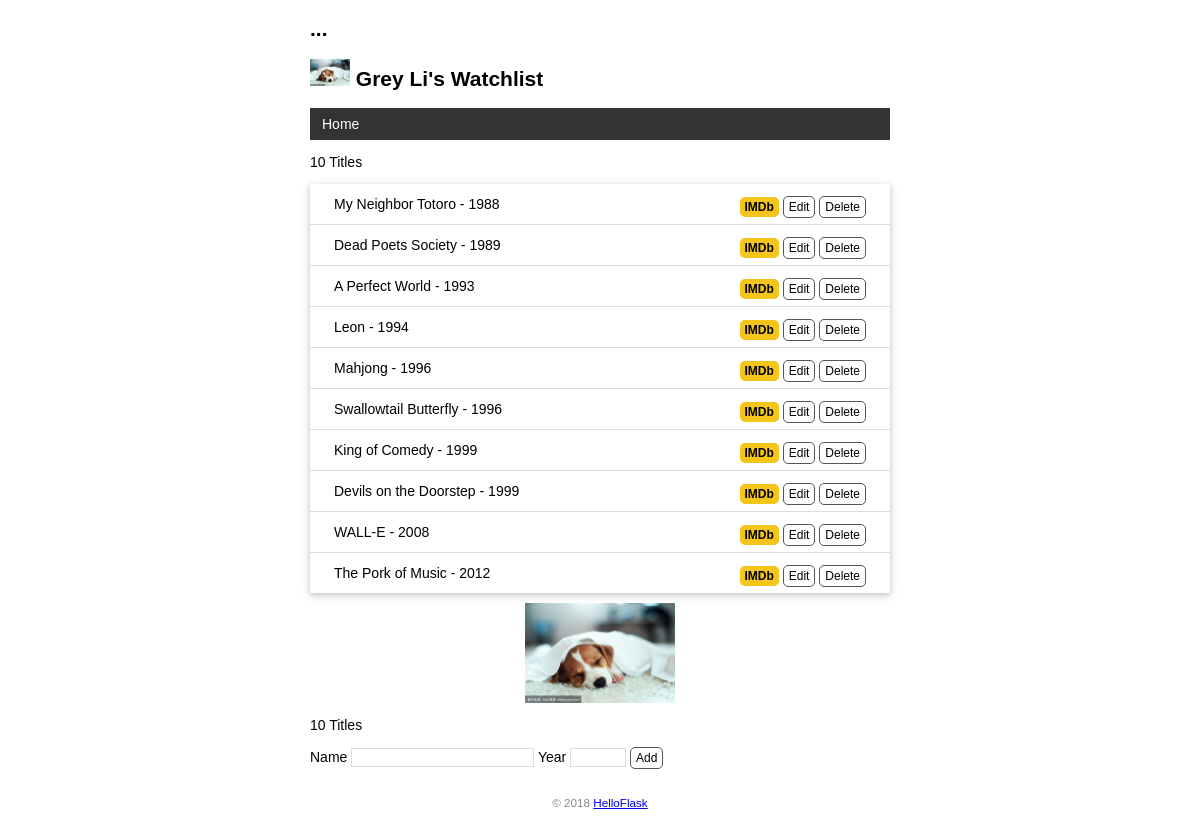
Before: / with the older database file.
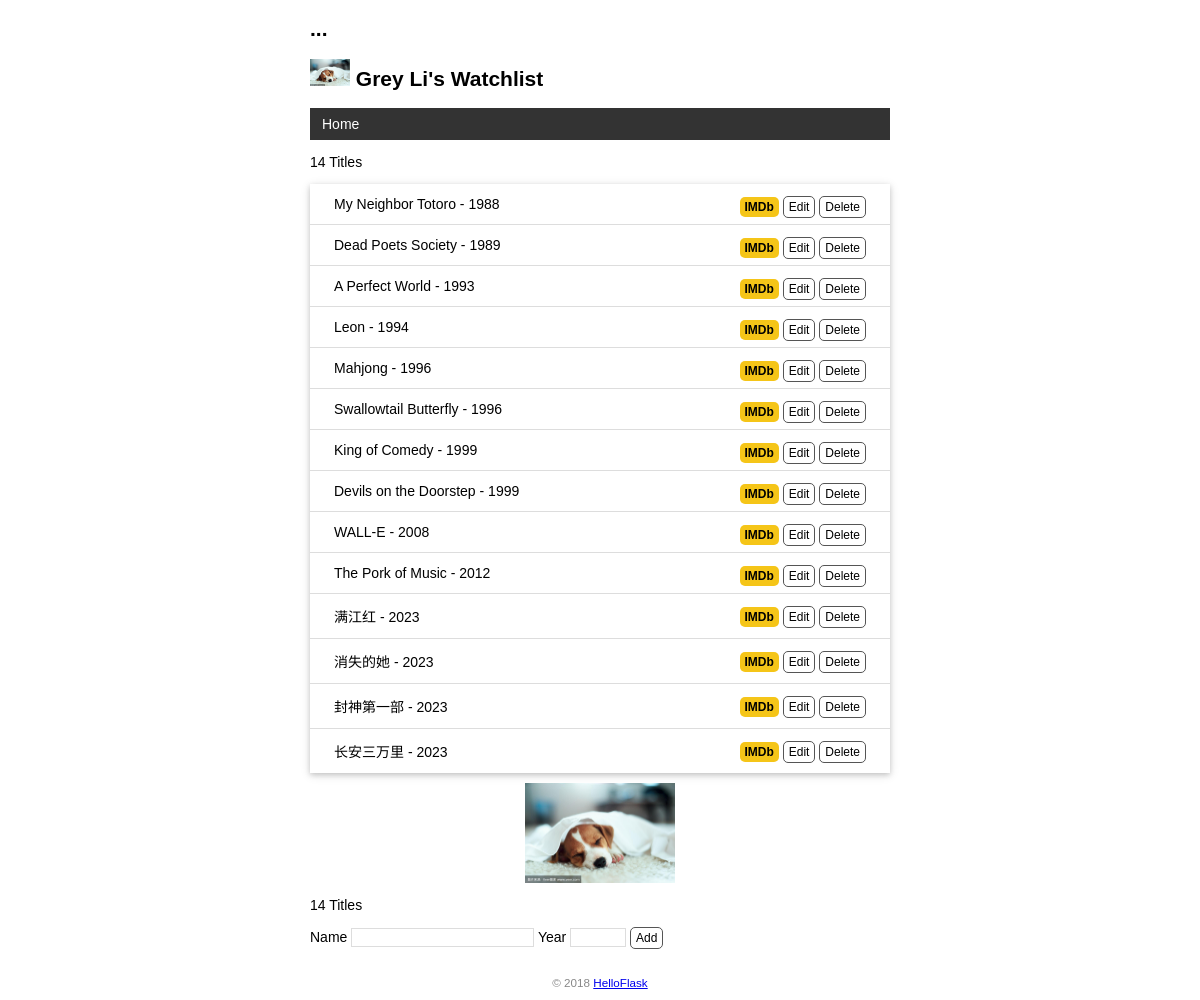
After: the same page with the newer database file.
### app.py (models this page shows)
class User(db.Model):
    id = db.Column(db.Integer,primary_key=True)
    name = db.Column(db.String(20))

class Movie(db.Model):
    id = db.Column(db.Integer,primary_key=True)
    title = db.Column(db.String(60)) #电影名称
    year = db.Column(db.String(4))  # 电影年份

### app.py (the view, shortened to what this page needs)
@app.route('/', methods=['GET', 'POST'])
def index():
    movies = Movie.query.all()
    return render_template('index.html', movies=movies)

### app.py (called while the page is built)
@app.context_processor
def inject_user():
    user = User.query.first()
    return dict(user=user)

### templates/index.html
{% extends 'base.html' %}
{% block content %}
<p>{{ movies|length }} Titles</p>
<ul class="movie-list">
    {% for movie in movies %}
    <li>{{ movie.title }} - {{ movie.year }}
        <span class="float-right">
            <a class="imdb" href="https://www.imdb.com/find?q={{ movie.title }}" target="_blank" title="Find this movie on IMDb">IMDb</a>
            <a class="btn" href="{{ url_for('edit', movie_id=movie.id) }}">Edit</a>
            <form class="inline-form" method="post" action="{{ url_for('delete', movie_id=movie.id) }}">
                <input class="btn" type="submit" name="delete" value="Delete" onclick="return confirm('Are you sure?')">
            </form>
        </span>
    </li>
    {% endfor %}
</ul>
<img alt="Walking Totoro" class="totoro" src="{{ url_for('static', filename='images/dog.jpeg') }}" title="to~to~ro~">
<p>{{ movies|length }} Titles</p>
<form method="post">
    Name <input type="text" name="title" autocomplete="off" required>
    Year <input type="text" name="year" autocomplete="off" required>
    <input class="btn" type="submit" name="submit" value="Add">
</form>
{% endblock %}

### templates/base.html (shortened to what this page needs)
<!DOCTYPE html>
<html lang="en">
<head>
    {% block head %}
    <link rel="stylesheet" href="{{ url_for('static', filename='style.css') }}" type="text/css">
    {% endblock %}
</head>
<body>
    <h2>...</h2>
    <h2>
        <img alt="Avatar" class="avatar" src="{{ url_for('static', filename='images/dog.jpeg') }}">
        {{ user.name }}'s Watchlist
    </h2>
    <nav>
        <ul>
            <li><a href="{{ url_for('index') }}">Home</a></li>
        </ul>
    </nav>
    {% block content %}{% endblock %}
    <footer>
        <small>&copy; 2018 <a href="http://helloflask.com/book/3">HelloFlask</a></small>
    </footer>
</body>
</html>

### static/style.css (style rules this page uses)
body { margin: auto; max-width: 580px; font-size: 14px; font-family: Helvetica, Arial, sans-serif; }
footer { color: #888; margin-top: 15px; text-align: center; padding: 10px; }
.avatar { width: 40px; }
.movie-list { list-style-type: none; padding: 0; margin-bottom: 10px; box-shadow: 0 2px 5px 0 rgba(0, 0, 0, 0.16), 0 2px 10px 0 rgba(0, 0, 0, 0.12); }
.movie-list li { padding: 12px 24px; border-bottom: 1px solid #ddd; }
.movie-list li:last-child { border-bottom:none; }
.totoro { display: block; margin: 0 auto; height: 100px; }
nav ul { list-style-type: none; margin: 0; padding: 0; overflow: hidden; background-color: #333; }
nav li { float: left; }
nav li a { display: block; color: white; text-align: center; padding: 8px 12px; text-decoration: none; }
.float-right { float: right; }
.imdb { font-size: 12px; font-weight: bold; color: black; text-decoration: none; background: #F5C518; border-radius: 5px; padding: 3px 5px; }
input[type=submit] { font-family: inherit; }
input[type=text] { border: 1px solid #ddd; }
input[name=year] { width: 50px; }
.btn { font-size: 12px; padding: 3px 5px; text-decoration: none; cursor: pointer; background-color: white; color: black; border: 1px solid #555555; border-radius: 5px; }
.inline-form { display: inline; }

Changed rows visible on the page:
added Movie: title "满江红", year "2023"
added Movie: title "消失的她", year "2023"
added Movie: title "封神第一部", year "2023"
added Movie: title "长安三万里", year "2023"
Other visible differences:
{{ movies|length }}: "10" → "14"
